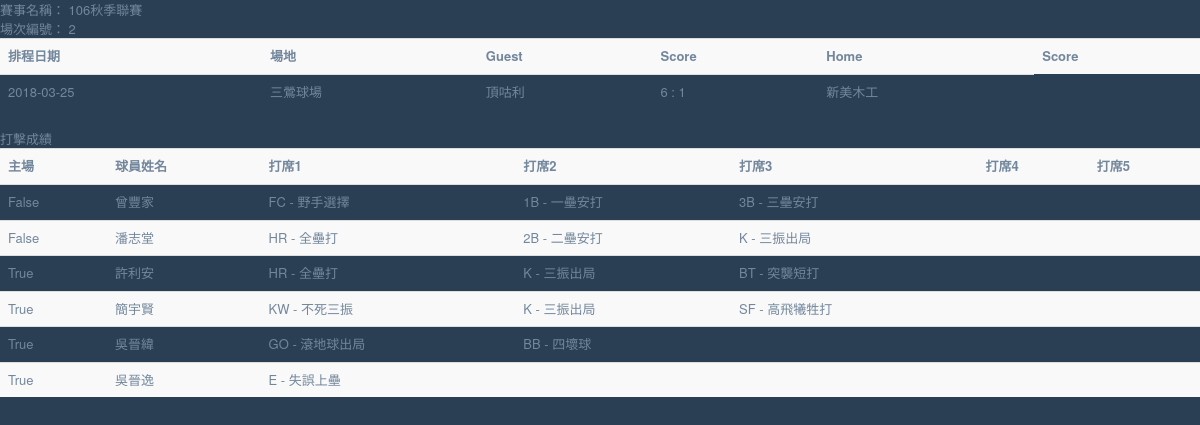
The app's page /playgame/2/ with its own data.
### playgame/models.py (models this page shows, shortened)
class Schedule(models.Model):
    dif_date = models.DateField()  #預定日期
    cup = models.ForeignKey( Cup, on_delete=models.CASCADE ,limit_choices_to = { 'is_finished': False  })    #盃賽
    place = models.ForeignKey( Place, on_delete=models.CASCADE  )
    playdate = models.DateField()#比賽日期
    guest = models.OneToOneField( Team, on_delete=models.CASCADE )    #客隊
    home =  models.OneToOneField( Team, on_delete=models.CASCADE,related_name="home" )    #主隊
    guest_score = models.IntegerField( default=0, null=False, blank=False ) #客隊分數
    home_score = models.IntegerField( default=0, null=False, blank=False )  #主隊分數
    is_finished = models.BooleanField(default=False, verbose_name="比賽完成")# True代表已經打完
    class Meta:
        unique_together = ("cup", "guest", "home")

class Place(models.Model):
    league = models.ForeignKey( League, blank=False, null=False )
    title = models.CharField(max_length=30,blank=False, null=False )
    def __str__(self):
        return self.title

class Team(models.Model):
    team_title = models.CharField(max_length=30, null=False, blank=False)
    is_active = models.BooleanField(default=True, verbose_name="會員資格")# True代表有效的
    created = models.DateTimeField(auto_now_add=True)
    def __str__(self):
        return self.team_title

class BatterOrder(models.Model):
    schedule = models.ForeignKey( Schedule, on_delete=models.CASCADE )    #盃賽
    is_Home = models.BooleanField( default = False )
    player = models.ForeignKey( TeamMember, on_delete=models.CASCADE  )#球員
    batseat1 = models.ForeignKey( BatResult, on_delete=models.CASCADE, null=True, blank=True ,related_name="batseat1")#打席1
    batseat2 = models.ForeignKey( BatResult, on_delete=models.CASCADE, null=True, blank=True ,related_name="batseat2")#打席2
    batseat3 = models.ForeignKey( BatResult, on_delete=models.CASCADE, null=True, blank=True ,related_name="batseat3")#打席3
    batseat4 = models.ForeignKey( BatResult, on_delete=models.CASCADE, null=True, blank=True ,related_name="batseat4")#打席4
    batseat5 = models.ForeignKey( BatResult, on_delete=models.CASCADE, null=True, blank=True ,related_name="batseat5")#打席5
    class Meta:
        ordering = ['is_Home', 'id']

class TeamMember(models.Model):
    team = models.ForeignKey( Team, on_delete=models.CASCADE )
    member = models.ForeignKey( Member, on_delete=models.CASCADE )
    is_active = models.BooleanField(default=True, verbose_name="可登錄")# True代表有效
    created = models.DateTimeField(auto_now_add=True)
    def __str__(self):
        return self.member.name

class Member(models.Model):
    name = models.CharField(max_length=30, null=False, blank=False)
    created = models.DateTimeField(auto_now_add=True)

class BatResult(models.Model):
    catcode = models.CharField(primary_key =True,max_length=2 )
    description = models.CharField(max_length=30, null=False, blank=False)
    batseats = models.IntegerField(default = 1)#打席數
    batcount = models.IntegerField(default = 1)#打數
    def __str__(self):
        return '%s - %s' %(self.catcode, self.description)

### playgame/views.py (the view)
# urls.py: url(r'^(?P<pk>\d+)/$', ScheduleDetail.as_view(), name="schedule_detail"  ),
class ScheduleDetail(DetailView):
    model = Schedule

### playgame/models.py (called while the page is built)
    def __str__(self):
        return self.cup_title

### templates/playgame/schedule_detail.html (shortened to what this page needs)
{% extends "base.html" %}
{% block content %}
  <table class="table table-striped">
賽事名稱：  {{ schedule.cup|title }}<br>
    <tr>
      <th>排程日期</th>
      <th>場地</th>
      <th>Guest</th>
      <th>Score</th>
      <th>Home</th>
      <th>Score</th>
    </tr>
    <tr>
      <td>{{ schedule.dif_date| date:"Y-m-d"  }}</td>
      <td> {{ schedule.place }}</td>
      <td> {{ schedule.guest }}</td>
      <td> {{ schedule.guest_score }} : {{ schedule.home_score }}</td>
      <td> {{ schedule.home }}</td>
    </tr>
  </table>
打擊成績<Br>
  <table class="table table-striped">
    <tr>
      <th>主場</th>
      <th>球員姓名</th>
      <th>打席1</th>
      <th>打席2</th>
      <th>打席3</th>
      <th>打席4</th>
      <th>打席5</th>
    </tr>
  {% for order in schedule.batterorder_set.all %}
  <tr>
    <td>{{ order.is_Home }}</td>
      <td>{{ order.player }}</td>
      <td>{{ order.batseat1|default_if_none:"" }}</td>
      <td>{{ order.batseat2|default_if_none:""  }}</td>
      <td>{{ order.batseat3|default_if_none:""  }}</td>
      <td>{{ order.batseat4|default_if_none:""  }}</td>
      <td>{{ order.batseat5|default_if_none:""  }}</td>
    </tr>
  {% endfor %}
</table>
{% endblock %}

### templates/base.html (shortened to what this page needs)
{% load staticfiles %}
{% load i18n %}
<!DOCTYPE html>
<html lang="en">
  <head>
    <link rel="stylesheet" href='{% static "css/bootstrap.min.css" %}' >
    <link rel="stylesheet" href='{% static "css/bootstrap-theme.min.css" %}' >
    <link href='{% static "css/font-awesome.min.css" %}' rel="stylesheet">
    <link rel="stylesheet" href='{% static "css/nprogress.css" %}' >
    <link rel="stylesheet" href='{% static "css/green.css" %}' >
    <link rel="stylesheet" href='{% static "css/bootstrap-progressbar-3.3.4.min.css" %}' >
    <link rel="stylesheet" href='{% static "css/jqvmap.min.css" %}' >
    <link rel="stylesheet" href='{% static "css/daterangepicker.css" %}' >
    <link rel="stylesheet" href='{% static  "css/custom.min.css" %}' >
  </head>
  <body class="nav-md footer_fixed">
    {% block content %}
    {% endblock %}
  </body>
</html>

### records on screen
Schedule: dif_date "2018-03-25", place "三鶯球場", guest "頂咕利", guest_score "6", home_score "1", home "新美木工"
BatterOrder: is_Home "False", player "曾豐家", batseat1 "FC - 野手選擇", batseat2 "1B - 一壘安打", batseat3 "3B - 三壘安打"
BatterOrder: is_Home "False", player "潘志堂", batseat1 "HR - 全壘打", batseat2 "2B - 二壘安打", batseat3 "K - 三振出局"
BatterOrder: is_Home "True", player "許利安", batseat1 "HR - 全壘打", batseat2 "K - 三振出局", batseat3 "BT - 突襲短打"
BatterOrder: is_Home "True", player "簡宇賢", batseat1 "KW - 不死三振", batseat2 "K - 三振出局", batseat3 "SF - 高飛犧牲打"
BatterOrder: is_Home "True", player "吳晉緯", batseat1 "GO - 滾地球出局", batseat2 "BB - 四壞球"
BatterOrder: is_Home "True", player "吳晉逸", batseat1 "E - 失誤上壘"
